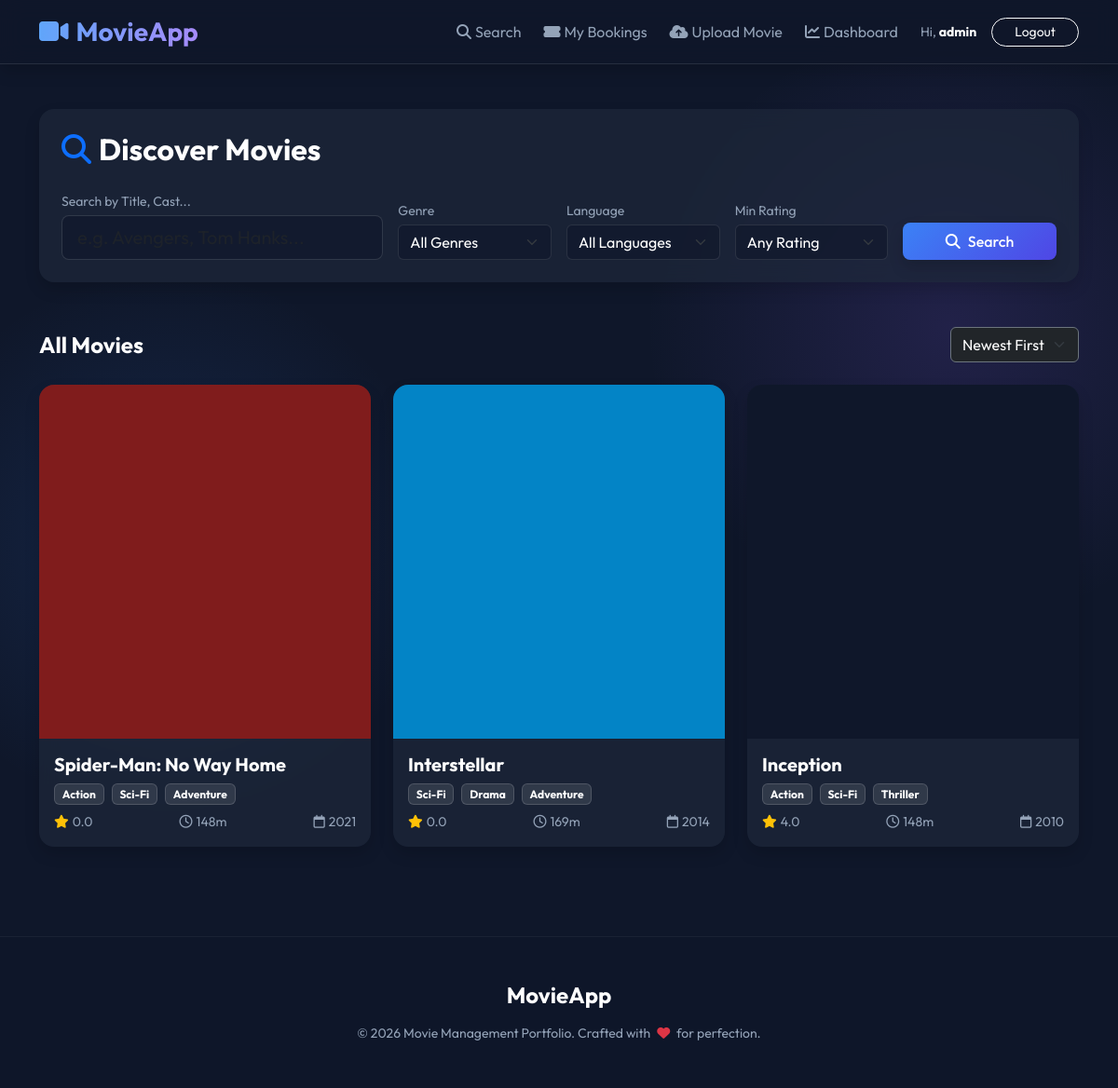
The app's page /search/ (signed in) with its own data.
### movies/models.py (models this page shows, shortened)
class Movie(models.Model):
    CERTIFICATION_CHOICES = [('U', 'U'), ('UA', 'UA'), ('A', 'A'), ('S', 'S')]
    title = models.CharField(max_length=300)
    description = models.TextField()
    release_date = models.DateField()
    duration_minutes = models.PositiveIntegerField(help_text="Duration in minutes")
    age_certification = models.CharField(max_length=10, choices=CERTIFICATION_CHOICES)
    trailer_url = models.URLField(help_text="YouTube Trailer URL (or embed link)", blank=True)
    genres = models.ManyToManyField(Genre, related_name='movies')
    languages = models.ManyToManyField(Language, related_name='movies')
    cast = models.ManyToManyField(CastMember, related_name='movies', blank=True)
    ticket_price = models.DecimalField(max_digits=8, decimal_places=2, default=150.00, help_text="Base ticket price in INR")
    @property
    def average_rating(self):
        reviews = self.reviews.all()
        if reviews:
            return round(sum(r.rating for r in reviews) / len(reviews), 1)
        return 0.0

class MoviePoster(models.Model):
    movie = models.ForeignKey(Movie, related_name='posters', on_delete=models.CASCADE)
    image = models.ImageField(upload_to='movie_posters/')
    is_primary = models.BooleanField(default=False)

class Genre(models.Model):
    name = models.CharField(max_length=100, unique=True)

class Review(models.Model):
    movie = models.ForeignKey(Movie, related_name='reviews', on_delete=models.CASCADE)
    user = models.ForeignKey(User, related_name='reviews', on_delete=models.CASCADE)
    rating = models.PositiveIntegerField(validators=[MinValueValidator(1), MaxValueValidator(5)])
    text = models.TextField()
    created_at = models.DateTimeField(auto_now_add=True)
    updated_at = models.DateTimeField(auto_now=True)
    is_edited = models.BooleanField(default=False)
    class Meta:
        unique_together = ('movie', 'user')

### movies/views.py (the view)
# urls.py: path('search/', views.search_movies, name='search_movies'),
def search_movies(request):
    query = request.GET.get('q', '').strip()
    genre_id = request.GET.get('genre', '')
    language_id = request.GET.get('language', '')
    city = request.GET.get('city', '').strip()
    theater_id = request.GET.get('theater', '')
    min_rating = request.GET.get('min_rating', '')
    max_price = request.GET.get('max_price', '')
    min_price = request.GET.get('min_price', '')
    show_date = request.GET.get('show_date', '')
    sort_by = request.GET.get('sort', '-release_date')
    movies = Movie.objects.all()
    if query:
        movies = movies.filter(
            Q(title__icontains=query) |
            Q(description__icontains=query) |
            Q(cast__name__icontains=query)
        ).distinct()
    if genre_id:
        movies = movies.filter(genres__id=genre_id)
    if language_id:
        movies = movies.filter(languages__id=language_id)
    if city:
        movies = movies.filter(schedules__theater__location__icontains=city)
    if theater_id:
        movies = movies.filter(schedules__theater__id=theater_id)
    if show_date:
        movies = movies.filter(schedules__start_time__date=show_date)
    if min_price:
        movies = movies.filter(ticket_price__gte=min_price)
    if max_price:
        movies = movies.filter(ticket_price__lte=max_price)
    if min_rating:
        movies = movies.annotate(avg_rating=Avg('reviews__rating')).filter(avg_rating__gte=float(min_rating))
    movies = movies.distinct()
    SORT_OPTIONS = {
        '-release_date': '-release_date',
        'release_date': 'release_date',
        'title': 'title',
        '-title': '-title',
        '-ticket_price': '-ticket_price',
        'ticket_price': 'ticket_price',
    }
    if sort_by == 'popularity':
        movies = movies.annotate(num_bookings=Count('schedules__bookings')).order_by('-num_bookings')
    elif sort_by == 'rating':
        movies = movies.annotate(avg_r=Avg('reviews__rating')).order_by('-avg_r')
    else:
        movies = movies.order_by(SORT_OPTIONS.get(sort_by, '-release_date'))
    total_count = movies.count()
    recommended = []
    if request.user.is_authenticated:
        booked_genres = Genre.objects.filter(
            movies__schedules__bookings__user=request.user
        ).distinct()
        if booked_genres.exists():
            recommended = Movie.objects.filter(
                genres__in=booked_genres
            ).exclude(
                schedules__bookings__user=request.user
            ).annotate(num_reviews=Count('reviews')).order_by('-num_reviews').distinct()[:4]
    paginator = Paginator(movies, 9)
    page_number = request.GET.get('page', 1)
    page_obj = paginator.get_page(page_number)
    genres = Genre.objects.all()
    languages = Language.objects.all()
    theaters = Theater.objects.all()
    cities = Theater.objects.values_list('location', flat=True).distinct()
    price_range = Movie.objects.aggregate(min_p=Min('ticket_price'), max_p=Max('ticket_price'))
    return render(request, 'movies/search.html', {
        'page_obj': page_obj,
        'movies': page_obj,
        'total_count': total_count,
        'query': query,
        'genres': genres,
        'languages': languages,
        'theaters': theaters,
        'cities': cities,
        'selected_genre': genre_id,
        'selected_language': language_id,
        'selected_city': city,
        'selected_theater': theater_id,
        'min_rating': min_rating,
        'min_price': min_price,
        'max_price': max_price,
        'show_date': show_date,
        'sort_by': sort_by,
        'price_range': price_range,
        'recommended': recommended,
    })

### templates/movies/search.html (shortened to what this page needs)
{% extends 'base.html' %}
{% block content %}
<div class="glass-card p-4 mb-5 border-0 shadow">
  <h2 class="text-white fw-bold mb-4"><i class="fas fa-search me-2 text-primary"></i>Discover Movies</h2>
  <form method="get" action="{% url 'search_movies' %}">
    <div class="row g-3 align-items-end">
      <div class="col-md-4">
        <label class="text-muted small mb-1">Search by Title, Cast...</label>
        <input type="text" name="q" value="{{ query }}" class="form-control form-control-lg" placeholder="e.g. Avengers, Tom Hanks...">
      </div>
      <div class="col-md-2">
        <label class="text-muted small mb-1">Genre</label>
        <select name="genre" class="form-select">
          <option value="">All Genres</option>
        </select>
      </div>
      <div class="col-md-2">
        <label class="text-muted small mb-1">Language</label>
        <select name="language" class="form-select">
          <option value="">All Languages</option>
        </select>
      </div>
      <div class="col-md-2">
        <label class="text-muted small mb-1">Min Rating</label>
        <select name="min_rating" class="form-select">
          <option value="">Any Rating</option>
        </select>
      </div>
      <div class="col-md-2">
        <button type="submit" class="btn btn-primary w-100 py-2 shadow"><i class="fas fa-search me-2"></i>Search</button>
      </div>
    </div>
  </form>
</div>
<div class="d-flex justify-content-between align-items-center mb-4">
  <h4 class="text-white mb-0">
    {% if query %}Results for "<span class="text-primary">{{ query }}</span>"{% else %}All Movies{% endif %}
  </h4>
  <select onchange="window.location = '?q={{ query }}&genre={{ selected_genre }}&language={{ selected_language }}&min_rating={{ min_rating }}&sort='+this.value" class="form-select w-auto bg-dark text-white border-secondary">
    <option value="-release_date" {% if sort_by == "-release_date" %}selected{% endif %}>Newest First</option>
  </select>
</div>
<div class="row row-cols-1 row-cols-md-3 g-4">
  {% for movie in movies %}
  <div class="col">
    <a href="{% url 'movie_detail' movie.pk %}" class="text-decoration-none">
      <div class="card h-100 glass-card border-0 overflow-hidden shadow">
        {% if movie.posters.first %}
          <img src="{{ movie.posters.first.image.url }}" class="card-img-top" style="height:380px;object-fit:cover;">
        {% else %}
          <div class="d-flex align-items-center justify-content-center bg-dark" style="height:380px;">
            <i class="fas fa-film fa-4x text-muted"></i>
          </div>
        {% endif %}
        <div class="card-body">
          <h5 class="text-white fw-bold mb-2">{{ movie.title }}</h5>
          <div class="d-flex gap-2 flex-wrap mb-2">
            {% for g in movie.genres.all %}<span class="badge" style="background:rgba(255,255,255,0.1);border:1px solid rgba(255,255,255,0.15);">{{ g.name }}</span>{% endfor %}
          </div>
          <div class="d-flex justify-content-between text-muted small">
            <span><i class="fas fa-star text-warning me-1"></i>{{ movie.average_rating }}</span>
            <span><i class="far fa-clock me-1"></i>{{ movie.duration_minutes }}m</span>
            <span><i class="far fa-calendar me-1"></i>{{ movie.release_date|date:"Y" }}</span>
          </div>
        </div>
      </div>
    </a>
  </div>
  {% endfor %}
</div>
{% endblock %}

### templates/base.html (shortened to what this page needs)
<!DOCTYPE html>
<html lang="en">
<head>
    <link href="https://cdn.jsdelivr.net/npm/bootstrap@5.3.0/dist/css/bootstrap.min.css" rel="stylesheet">
    <link rel="stylesheet" href="https://cdnjs.cloudflare.com/ajax/libs/font-awesome/6.4.0/css/all.min.css">
</head>
<body>
    <nav class="navbar navbar-expand-lg navbar-dark sticky-top mb-5 shadow">
        <div class="container">
            <a class="navbar-brand fs-3" href="{% url 'home' %}"><i class="fas fa-video me-2" style="color: #60a5fa;"></i>MovieApp</a>
            <div class="ms-auto text-light d-flex align-items-center gap-3">
                <a href="{% url 'search_movies' %}" class="text-muted text-decoration-none me-2"><i class="fas fa-search me-1"></i>Search</a>
                {% if user.is_authenticated %}
                    <a href="{% url 'my_bookings' %}" class="text-muted text-decoration-none me-2"><i class="fas fa-ticket-alt me-1"></i>My Bookings</a>
                    {% if user.is_staff %}
                    <a href="{% url 'upload_movie' %}" class="text-muted text-decoration-none me-2"><i class="fas fa-cloud-upload-alt me-1"></i>Upload Movie</a>
                    <a href="{% url 'admin_dashboard' %}" class="text-muted text-decoration-none me-2"><i class="fas fa-chart-line me-1"></i>Dashboard</a>
                    {% endif %}
                    <span class="text-muted small d-none d-md-block">Hi, <span class="text-white fw-bold">{{ user.username }}</span></span>
                    <a href="{% url 'logout' %}" class="btn btn-outline-light btn-sm rounded-pill px-4">Logout</a>
                {% else %}
                    <a href="{% url 'login' %}" class="text-muted text-decoration-none me-2">Login</a>
                    <a href="{% url 'register' %}" class="btn btn-primary rounded-pill px-4">Sign Up</a>
                {% endif %}
            </div>
        </div>
    </nav>
    <div class="container pb-5">
        {% block content %}{% endblock %}
    </div>
    <footer class="mt-5 py-5 text-center text-muted" style="border-top: 1px solid rgba(255,255,255,0.05); background: rgba(15,23,42,0.9);">
        <h4 class="text-white mb-3">MovieApp</h4>
        <p class="mb-0 small">© 2026 Movie Management Portfolio. Crafted with <i class="fas fa-heart text-danger mx-1"></i> for perfection.</p>
    </footer>
</body>
</html>

### templates/base.html (style rules this page uses)
:root { --bg-color: #0f172a; --surface-color: rgba(30, 41, 59, 0.7); --surface-solid: #1e293b; --accent-color: #3b82f6; --text-main: #f8fafc; --text-muted: #94a3b8; }
body { font-family: 'Outfit', sans-serif; background-color: var(--bg-color); background-image: radial-gradient(circle at 15% 50%, rgba(59, 130, 246, 0.15), transparent 25%), radial-gradient(circle at 85% 30%, rgba(139, 92, 246, 0.15), transparent 25%); background-attachment: fixed; color: var(--text-main); min-height: 100vh; }
.navbar { background-color: rgba(15, 23, 42, 0.8) !important; backdrop-filter: blur(12px); border-bottom: 1px solid rgba(255, 255, 255, 0.1); }
.navbar-brand { font-weight: 700; background: linear-gradient(90deg, #60a5fa, #a78bfa); -webkit-background-clip: text; -webkit-text-fill-color: transparent; }
.glass-card { background-color: var(--surface-color); backdrop-filter: blur(10px); border: 1px solid rgba(255, 255, 255, 0.05); border-radius: 1rem; color: var(--text-main); transition: all 0.3s ease; }
h1, h2, h3, h4, h5, h6 { font-weight: 700; }
.text-muted { color: var(--text-muted) !important; }
.btn-primary { background: linear-gradient(135deg, #3b82f6, #4f46e5); border: none; border-radius: 0.5rem; font-weight: 500; transition: transform 0.2s, box-shadow 0.2s; }
.form-control, .form-select { background-color: rgba(15, 23, 42, 0.6); border: 1px solid rgba(255, 255, 255, 0.1); color: white; }

### records on screen
Movie: posters.first.image (picture), title "Spider-Man: No Way Home", average_rating "0.0", duration_minutes "148", release_date "2021"
Genre: name "Action"
Genre: name "Sci-Fi"
Genre: name "Adventure"
Movie: posters.first.image (picture), title "Interstellar", average_rating "0.0", duration_minutes "169", release_date "2014"
Genre: name "Drama"
Movie: posters.first.image (picture), title "Inception", average_rating "4.0", duration_minutes "148", release_date "2010"
Genre: name "Thriller"

### other values on screen
{{ user.username }} "admin"
